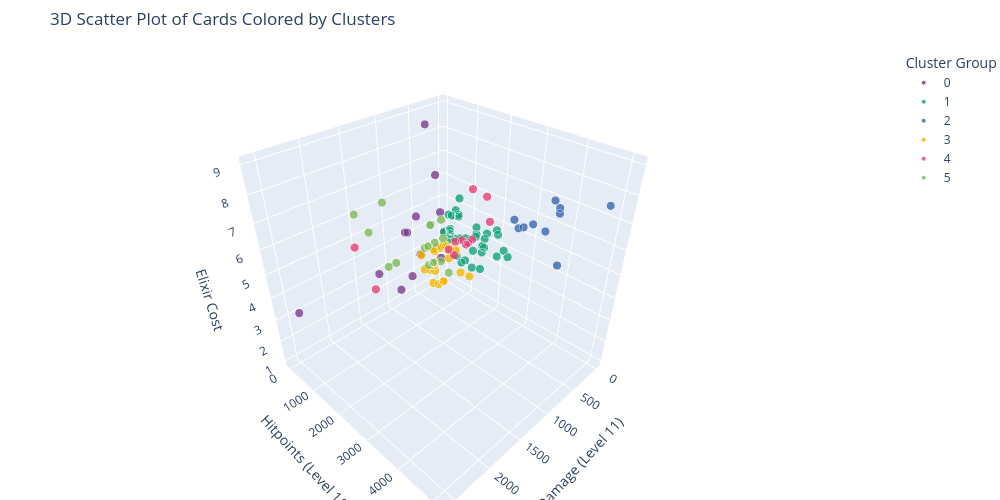

Write notebook code for a chart like this one.
### Markdown cell above
## Visualize & Interpret the Clusters

### Code cell
# Plot the clusters
fig = px.scatter_3d(
    clustered_df,
    x="damage11",
    y="hitpoints11",
    z="elixirCost",
    color="Cluster",
    hover_name="name",
    hover_data=[
        "type",
        "rarity",
        "targets",
        "Cluster",
    ],
    labels={
        "elixirCost": "Elixir Cost",
        "damage11": "Damage (Level 11)",
        "hitpoints11": "Hitpoints (Level 11)",
        "Cluster": "Cluster Group",
    },
    title="3D Scatter Plot of Cards Colored by Clusters",
    color_discrete_sequence=px.colors.qualitative.Bold,
)

fig.update_traces(
    marker=dict(
        size=5, opacity=0.8, line=dict(width=1, color="white")
    )
)

fig.update_layout(margin=dict(l=0, r=0, b=0, t=50), width=1000, height=500)
#fig.write_html('./graphs/3d_scatter_plot_of_card_clusters.html')
fig.show()

### Figure 1 — Plotly figure (JSON) as saved in the notebook; plotly's stock layout.template omitted (floating-point values rounded to 4 significant figures; data arrays with more than 128 entries replaced by an {"elided": "..."} marker saying what was removed)
{"data": [{"customdata": [["troop", "common", "ground", "0"], ["troop", "epic", "both", "0"], ["troop", "epic", "buildings", "0"], ["troop", "rare", "ground", "0"], ["troop", "epic", "ground", "0"], ["troop", "rare", "ground", "0"], ["troop", "epic", "buildings", "0"], ["troop", "epic", "ground", "0"], ["troop", "legendary", "ground", "0"], ["troop", "common", "both", "0"], ["troop", "epic", "buildings", "0"], ["troop", "common", "ground", "0"], ["troop", "epic", "both", "0"], ["troop", "rare", "both", "0"], ["troop", "common", "ground", "0"]], "hovertemplate": "<b>%{hovertext}</b><br><br>Cluster Group=%{customdata[3]}<br>Damage (Level 11)=%{x}<br>Hitpoints (Level 11)=%{y}<br>Elixir Cost=%{z}<br>type=%{customdata[0]}<br>rarity=%{customdata[1]}<br>targets=%{customdata[2]}<extra></extra>", "hovertext": ["Elite Barbarians", "Hunter", "Wall Breakers", "Mini P.E.K.K.A", "Dark Prince", "Three Musketeers", "Cannon Cart", "Skeleton Army", "Sparky", "Minion Horde", "Balloon", "Royal Recruits", "Executioner", "Furnace", "Barbarians"], "legendgroup": "0", "marker": {"color": "rgb(127, 60, 141)", "line": {"color": "white", "width": 1}, "opacity": 0.8, "size": 5, "symbol": "circle"}, "mode": "markers", "name": "0", "scene": "scene", "showlegend": true, "type": "scatter3d", "x": [726.0, 848.0, 962.0, 720.0, 1240.0, 654.0, 892.0, 1215.0, 1331.0, 612.0, 960.0, 532.0, 617.0, 2580.0, 960.0], "y": [1341.0, 885.0, 330.0, 1361.0, 1440.0, 721.0, 1730.0, 81.0, 1451.0, 230.0, 1679.0, 787.0, 1280.0, 727.0, 670.0], "z": [6.0, 4.0, 2.0, 4.0, 4.0, 9.0, 5.0, 3.0, 6.0, 5.0, 5.0, 7.0, 5.0, 4.0, 5.0]}, {"customdata": {"elided": "40x4 str values"}, "hovertemplate": "<b>%{hovertext}</b><br><br>Cluster Group=%{customdata[3]}<br>Damage (Level 11)=%{x}<br>Hitpoints (Level 11)=%{y}<br>Elixir Cost=%{z}<br>type=%{customdata[0]}<br>rarity=%{customdata[1]}<br>targets=%{customdata[2]}<extra></extra>", "hovertext": ["Ram Rider", "Royal Hogs", "Royal Ghost", "Rascals", "Night Witch", "Flying Machine", "Bandit", "Zappies", "Electro Dragon", "Magic Archer", "Rune Giant", "Goblinstein", "Goblin Machine", "Goblin Demolisher", "Phoenix", "Mother Witch", "Fisherman", "Skeleton Dragons", "Golden Knight", "Archer Queen", "Skeleton King", "Battle Healer", "Elixir Golem", "Mighty Miner", "Monk", "Electro Wizard", "Knight", "Spirit Empress", "Musketeer", "Baby Dragon", "Prince", "Wizard", "Hog Rider", "Witch", "Miner", "Valkyrie", "Lumberjack", "Inferno Dragon", "Battle Ram", "Bowler"], "legendgroup": "1", "marker": {"color": "rgb(17, 165, 121)", "line": {"color": "white", "width": 1}, "opacity": 0.8, "size": 5, "symbol": "circle"}, "mode": "markers", "name": "1", "scene": "scene", "showlegend": true, "type": "scatter3d", "x": [266.0, 268.0, 261.0, 399.0, 314.0, 171.0, 193.0, 252.0, 192.0, 134.0, 120.0, 128.0, 212.0, 186.0, 217.0, 133.0, 193.0, 161.0, 161.0, 225.0, 204.0, 148.0, 254.0, 40.0, 140.0, 232.0, 202.0, 307.0, 218.0, 160.0, 392.0, 279.0, 318.0, 265.0, 193.0, 267.0, 242.0, 36.0, 265.0, 288.0], "y": [1697.0, 837.0, 1210.0, 2201.0, 906.0, 614.0, 906.0, 529.0, 949.0, 529.0, 2508.0, 721.0, 2304.0, 1300.0, 1052.0, 529.0, 870.0, 560.0, 1799.0, 1000.0, 2298.0, 1717.0, 1569.0, 2250.0, 2150.0, 714.0, 1766.0, 1177.0, 721.0, 1152.0, 1920.0, 755.0, 1697.0, 839.0, 1210.0, 1907.0, 1282.0, 1295.0, 967.0, 2081.0], "z": [5.0, 5.0, 3.0, 5.0, 4.0, 4.0, 3.0, 4.0, 5.0, 4.0, 4.0, 5.0, 5.0, 4.0, 4.0, 4.0, 3.0, 4.0, 4.0, 5.0, 4.0, 4.0, 3.0, 4.0, 5.0, 4.0, 3.0, 6.0, 4.0, 4.0, 5.0, 5.0, 4.0, 5.0, 3.0, 4.0, 4.0, 4.0, 4.0, 5.0]}, {"customdata": [["troop", "champion", "ground", "2"], ["troop", "epic", "ground", "2"], ["troop", "epic", "buildings", "2"], ["troop", "epic", "buildings", "2"], ["troop", "epic", "ground", "2"], ["troop", "epic", "ground", "2"], ["troop", "legendary", "ground", "2"], ["troop", "legendary", "buildings", "2"], ["troop", "rare", "buildings", "2"], ["troop", "common", "buildings", "2"]], "hovertemplate": "<b>%{hovertext}</b><br><br>Cluster Group=%{customdata[3]}<br>Damage (Level 11)=%{x}<br>Hitpoints (Level 11)=%{y}<br>Elixir Cost=%{z}<br>type=%{customdata[0]}<br>rarity=%{customdata[1]}<br>targets=%{customdata[2]}<extra></extra>", "hovertext": ["Boss Bandit", "Electro Giant", "Giant Skeleton", "Goblin Giant", "P.E.K.K.A", "Golem", "Mega Knight", "Lava Hound", "Giant", "Royal Giant"], "legendgroup": "2", "marker": {"color": "rgb(57, 105, 172)", "line": {"color": "white", "width": 1}, "opacity": 0.8, "size": 5, "symbol": "circle"}, "mode": "markers", "name": "2", "scene": "scene", "showlegend": true, "type": "scatter3d", "x": [245.0, 163.0, 208.0, 176.0, 816.0, 312.0, 268.0, 54.0, 254.0, 307.0], "y": [2803.0, 3855.0, 3617.0, 3233.0, 3760.0, 5120.0, 3993.0, 3581.0, 4090.0, 3164.0], "z": [6.0, 7.0, 6.0, 6.0, 7.0, 8.0, 7.0, 7.0, 5.0, 6.0]}, {"customdata": [["troop", "champion", "ground", "3"], ["troop", "common", "both", "3"], ["troop", "common", "ground", "3"], ["troop", "rare", "ground", "3"], ["troop", "common", "ground", "3"], ["troop", "common", "both", "3"], ["troop", "common", "ground", "3"], ["troop", "rare", "both", "3"], ["troop", "common", "ground", "3"], ["troop", "common", "both", "3"], ["troop", "common", "ground", "3"], ["troop", "legendary", "both", "3"], ["troop", "epic", "ground", "3"], ["troop", "legendary", "both", "3"], ["troop", "common", "buildings", "3"], ["troop", "common", "ground", "3"], ["troop", "common", "ground", "3"], ["troop", "common", "both", "3"], ["troop", "rare", "ground", "3"], ["troop", "rare", "both", "3"], ["troop", "rare", "both", "3"], ["troop", "common", "ground", "3"], ["troop", "common", "both", "3"]], "hovertemplate": "<b>%{hovertext}</b><br><br>Cluster Group=%{customdata[3]}<br>Damage (Level 11)=%{x}<br>Hitpoints (Level 11)=%{y}<br>Elixir Cost=%{z}<br>type=%{customdata[0]}<br>rarity=%{customdata[1]}<br>targets=%{customdata[2]}<extra></extra>", "hovertext": ["Little Prince", "Minions", "Electro Spirit", "Suspicious Bush", "Berserker", "Archers", "Goblins", "Dart Goblin", "Bomber", "Spear Goblins", "Goblin Gang", "Ice Wizard", "Guards", "Princess", "Skeleton Barrel", "Ice Spirit", "Fire Spirit", "Bats", "Ice Golem", "Mega Minion", "Heal Spirit", "Skeletons", "Firecracker"], "legendgroup": "3", "marker": {"color": "rgb(242, 183, 1)", "line": {"color": "white", "width": 1}, "opacity": 0.8, "size": 5, "symbol": "circle"}, "mode": "markers", "name": "3", "scene": "scene", "showlegend": true, "type": "scatter3d", "x": [104.0, 306.0, 99.0, 256.0, 102.0, 214.0, 360.0, 120.0, 327.0, 243.0, 522.0, 90.0, 108.0, 169.0, 133.0, 110.0, 207.0, 405.0, 84.0, 311.0, 110.0, 243.0, 320.0], "y": [698.0, 230.0, 230.0, 81.0, 896.0, 304.0, 202.0, 261.0, 332.0, 133.0, 202.0, 688.0, 337.0, 261.0, 532.0, 230.0, 230.0, 81.0, 1198.0, 837.0, 230.0, 81.0, 304.0], "z": [3.0, 3.0, 1.0, 2.0, 2.0, 3.0, 2.0, 3.0, 2.0, 2.0, 3.0, 3.0, 3.0, 3.0, 3.0, 1.0, 1.0, 2.0, 2.0, 3.0, 1.0, 1.0, 3.0]}, {"customdata": [["building", "common", "ground", "4"], ["building", "rare", "ground", "4"], ["building", "common", "buildings", "4"], ["building", "rare", "both", "4"], ["building", "rare", "ground", "4"], ["building", "rare", "ground", "4"], ["building", "common", "both", "4"], ["building", "rare", "ground", "4"], ["building", "epic", "buildings", "4"], ["building", "rare", "ground", "4"], ["building", "rare", "ground", "4"], ["building", "epic", "ground", "4"]], "hovertemplate": "<b>%{hovertext}</b><br><br>Cluster Group=%{customdata[3]}<br>Damage (Level 11)=%{x}<br>Hitpoints (Level 11)=%{y}<br>Elixir Cost=%{z}<br>type=%{customdata[0]}<br>rarity=%{customdata[1]}<br>targets=%{customdata[2]}<extra></extra>", "hovertext": ["Cannon", "Goblin Hut", "Mortar", "Inferno Tower", "Bomb Tower", "Barbarian Hut", "Tesla", "Elixir Collector", "X-Bow", "Tombstone", "Goblin Cage", "Goblin Drill"], "legendgroup": "4", "marker": {"color": "rgb(231, 63, 116)", "line": {"color": "white", "width": 1}, "opacity": 0.8, "size": 5, "symbol": "circle"}, "mode": "markers", "name": "4", "scene": "scene", "showlegend": true, "type": "scatter3d", "x": [202.0, 517.0, 266.0, 42.0, 222.0, 1920.0, 230.0, 0.0, 32.0, 1458.0, 318.0, 120.0], "y": [824.0, 1228.0, 1369.0, 1748.0, 1356.0, 1164.0, 1152.0, 1070.0, 1600.0, 529.0, 1080.0, 1313.0], "z": [3.0, 4.0, 4.0, 5.0, 4.0, 6.0, 4.0, 6.0, 6.0, 3.0, 4.0, 4.0]}, {"customdata": [["spell", "rare", "both", "5"], ["spell", "common", "both", "5"], ["spell", "epic", "both", "5"], ["spell", "rare", "both", "5"], ["spell", "epic", "both", "5"], ["spell", "epic", "both", "5"], ["spell", "epic", "both", "5"], ["spell", "common", "both", "5"], ["spell", "epic", "both", "5"], ["spell", "legendary", "both", "5"], ["spell", "legendary", "both", "5"], ["spell", "epic", "both", "5"], ["spell", "epic", "both", "5"], ["spell", "rare", "both", "5"], ["spell", "epic", "both", "5"], ["spell", "common", "both", "5"], ["spell", "common", "both", "5"], ["spell", "epic", "both", "5"], ["spell", "epic", "both", "5"], ["spell", "epic", "both", "5"]], "hovertemplate": "<b>%{hovertext}</b><br><br>Cluster Group=%{customdata[3]}<br>Damage (Level 11)=%{x}<br>Hitpoints (Level 11)=%{y}<br>Elixir Cost=%{z}<br>type=%{customdata[0]}<br>rarity=%{customdata[1]}<br>targets=%{customdata[2]}<extra></extra>", "hovertext": ["Fireball", "Arrows", "Rage", "Rocket", "Goblin Barrel", "Freeze", "Lightning", "Zap", "Poison", "Graveyard", "The Log", "Tornado", "Clone", "Earthquake", "Barbarian Barrel", "Giant Snowball", "Royal Delivery", "Void", "Goblin Curse", "Vines"], "legendgroup": "5", "marker": {"color": "rgb(128, 186, 90)", "line": {"color": "white", "width": 1}, "opacity": 0.8, "size": 5, "symbol": "circle"}, "mode": "markers", "name": "5", "scene": "scene", "showlegend": true, "type": "scatter3d", "x": [242.0, 294.0, 179.0, 1484.0, 360.0, 41.0, 1056.0, 192.0, 256.0, 1296.0, 290.0, 168.0, 0.0, 888.0, 224.0, 192.0, 437.0, 1020.0, 210.0, 306.0], "y": [0.0, 0.0, 0.0, 0.0, 0.0, 0.0, 0.0, 0.0, 0.0, 0.0, 0.0, 0.0, 0.0, 0.0, 670.0, 0.0, 787.0, 0.0, 0.0, 0.0], "z": [4.0, 3.0, 2.0, 6.0, 3.0, 4.0, 6.0, 2.0, 4.0, 5.0, 2.0, 3.0, 3.0, 3.0, 2.0, 2.0, 3.0, 3.0, 2.0, 3.0]}], "layout": {"height": 500, "legend": {"title": {"text": "Cluster Group"}, "tracegroupgap": 0}, "margin": {"b": 0, "l": 0, "r": 0, "t": 50}, "scene": {"domain": {"x": [0, 1], "y": [0, 1]}, "xaxis": {"title": {"text": "Damage (Level 11)"}}, "yaxis": {"title": {"text": "Hitpoints (Level 11)"}}, "zaxis": {"title": {"text": "Elixir Cost"}}}, "title": {"text": "3D Scatter Plot of Cards Colored by Clusters"}, "width": 1000}}
